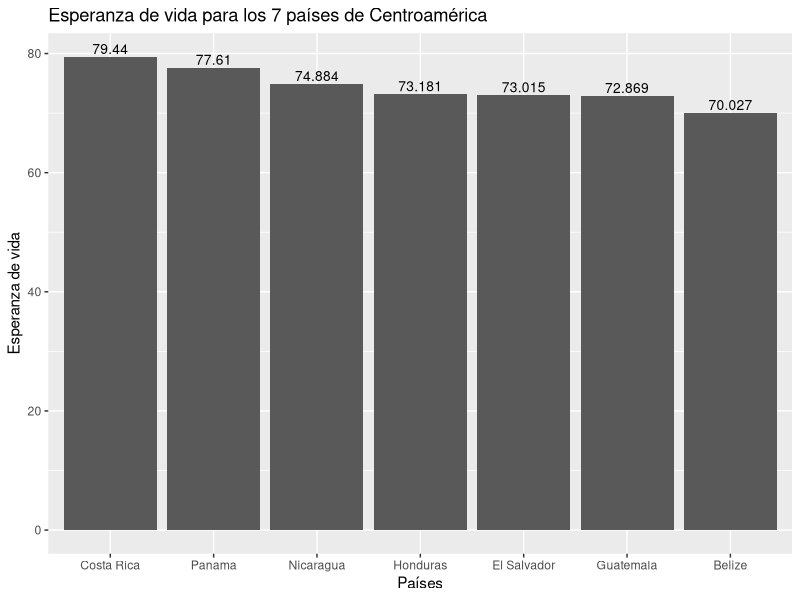
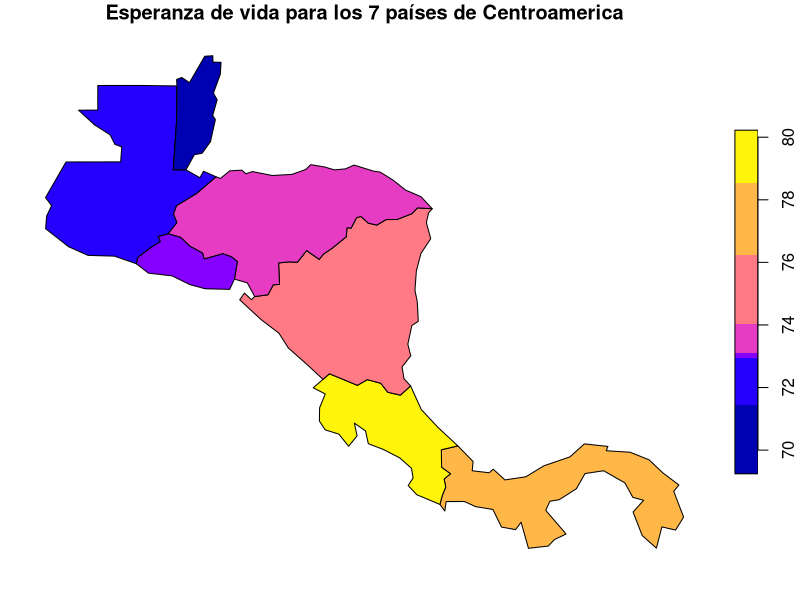
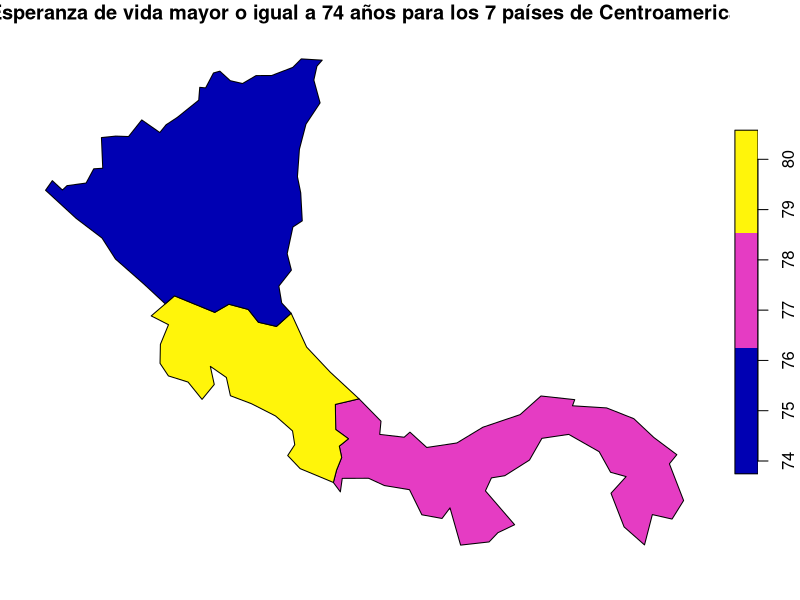

These figures' R source, in order:
## ---- chunk 1
knitr::opts_chunk$set(echo = TRUE)
## ---- chunk 2
# Paquete para generación de documentos (ej. HTML)
library(knitr)

# Paquete para formateo de tablas
library(kableExtra)

# Paquete de graficación
library(ggplot2)

# Paquete de manejo de datos geoespaciales vectoriales
library(sf)

# Paquete con conjuntos de datos geoespaciales
library(spData)
## ---- chunk 3
names(world)
## ---- chunk 4
kable(
  world[1:10, 1:5, drop = TRUE], 
  caption="Datos demográficos de los países del mundo"
)
## ---- chunk 5
kable(
  world[1:10, c("name_long","continent","pop","lifeExp","gdpPercap"), drop = TRUE], 
  col.names=c("País","Continente","Población","Esperanza de vida","Renta per cápita"),  
  caption="Datos demográficos de los países del mundo"
)
## ---- chunk 6
# Se extraen las observaciones ordenadas por orden alfabético de país
world.orden <- order(world$name_long)

# Se genera un nuevo data frame ordenado
world.ordenadoxpais <- world[world.orden,]

# Se formatea la tabla con el nuevo data frame
kable(
  world.ordenadoxpais[, c("name_long","continent","pop","lifeExp","gdpPercap"), drop = TRUE], 
  col.names=c("País","Continente","Población","Esperanza de vida","Renta per cápita"),  
  caption="Datos demográficos de los países del mundo"
) %>%
kable_styling() %>%
scroll_box(
  width = "800px", 
  height = "500px", 
  fixed_thead = TRUE
)
## ---- chunk 7
# Se extraen las observaciones correspondientes a los países de Centroamérica
centro_america = world[world$name_long == "Belize" |
                       world$name_long == "Guatemala" |
                       world$name_long == "Honduras" |
                       world$name_long == "El Salvador" |
                       world$name_long == "Nicaragua" |
                       world$name_long == "Costa Rica" |
                       world$name_long == "Panama"
                       , ]

# Se formatea la tabla con el nuevo data frame
kable(
  centro_america[, c("name_long","continent","pop","lifeExp","gdpPercap"), drop = TRUE], 
  col.names=c("País","Continente","Población","Esperanza de vida","Renta per cápita"),  
  caption="Datos demográficos de los países de Centroamérica"
) %>%
kable_styling()
## ---- chunk 8
ggplot(centro_america, aes(x=reorder(name_long, -lifeExp), y=lifeExp)) +
  ggtitle("Esperanza de vida para los 7 países de Centroamérica") +
  xlab("Países") + 
  ylab("Esperanza de vida") +  
  geom_col() +
  geom_text(aes(label=lifeExp), vjust=-0.3, size=3.5)
## ---- chunk 9
plot(centro_america["lifeExp"], main="Esperanza de vida para los 7 países de Centroamerica")
## ---- chunk 10
centro_america = world[(world$name_long == "Belize" |
                       world$name_long == "Guatemala" |
                       world$name_long == "Honduras" |
                       world$name_long == "El Salvador" |
                       world$name_long == "Nicaragua" |
                       world$name_long == "Costa Rica" |
                       world$name_long == "Panama")
                       & world$lifeExp >= 74 , ]
plot(centro_america["lifeExp"], main="Esperanza de vida mayor o igual a 74 años para los 7 países de Centroamerica")
